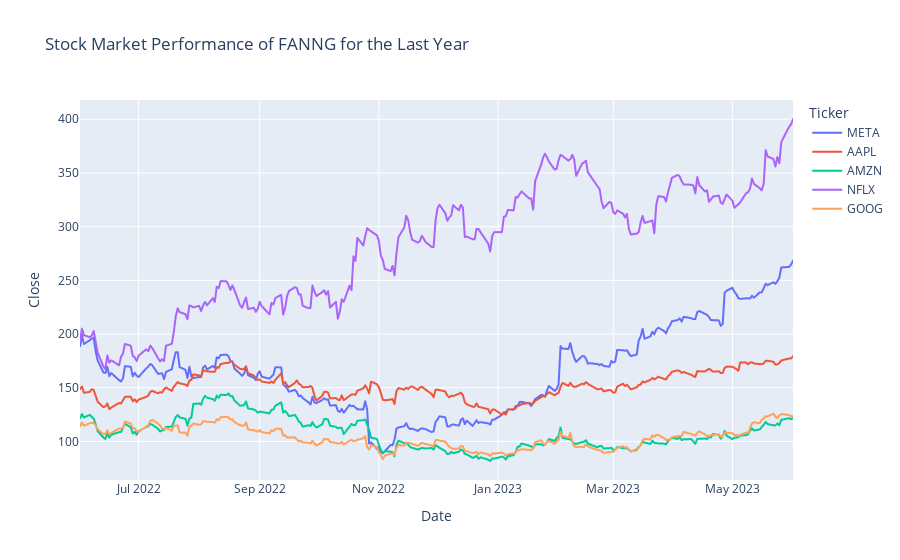

The cell this chart's notebook holds for it:
### Markdown cell above
### Plot Stock Market Performance

### Code cell
# Performance in the Stock Market of all the companies
import plotly.express as px
fig = px.line(df, x='Date',
             y='Close',
             color='Ticker',
             title="Stock Market Performance of FANNG for the Last Year")
fig.show();

### Figure 1 — Plotly figure (JSON) as saved in the notebook; plotly's stock layout.template omitted (floating-point values rounded to 4 significant figures; data arrays with more than 128 entries replaced by an {"elided": "..."} marker saying what was removed)
{"data": [{"hovertemplate": "Ticker=META<br>Date=%{x}<br>Close=%{y}<extra></extra>", "legendgroup": "META", "line": {"color": "#636efa", "dash": "solid"}, "mode": "lines", "name": "META", "showlegend": true, "type": "scattergl", "x": {"elided": "252 str values"}, "xaxis": "x", "y": {"elided": "252 float values"}, "yaxis": "y"}, {"hovertemplate": "Ticker=AAPL<br>Date=%{x}<br>Close=%{y}<extra></extra>", "legendgroup": "AAPL", "line": {"color": "#EF553B", "dash": "solid"}, "mode": "lines", "name": "AAPL", "showlegend": true, "type": "scattergl", "x": {"elided": "252 str values"}, "xaxis": "x", "y": {"elided": "252 float values"}, "yaxis": "y"}, {"hovertemplate": "Ticker=AMZN<br>Date=%{x}<br>Close=%{y}<extra></extra>", "legendgroup": "AMZN", "line": {"color": "#00cc96", "dash": "solid"}, "mode": "lines", "name": "AMZN", "showlegend": true, "type": "scattergl", "x": {"elided": "252 str values"}, "xaxis": "x", "y": {"elided": "252 float values"}, "yaxis": "y"}, {"hovertemplate": "Ticker=NFLX<br>Date=%{x}<br>Close=%{y}<extra></extra>", "legendgroup": "NFLX", "line": {"color": "#ab63fa", "dash": "solid"}, "mode": "lines", "name": "NFLX", "showlegend": true, "type": "scattergl", "x": {"elided": "252 str values"}, "xaxis": "x", "y": {"elided": "252 float values"}, "yaxis": "y"}, {"hovertemplate": "Ticker=GOOG<br>Date=%{x}<br>Close=%{y}<extra></extra>", "legendgroup": "GOOG", "line": {"color": "#FFA15A", "dash": "solid"}, "mode": "lines", "name": "GOOG", "showlegend": true, "type": "scattergl", "x": {"elided": "252 str values"}, "xaxis": "x", "y": {"elided": "252 float values"}, "yaxis": "y"}], "layout": {"legend": {"title": {"text": "Ticker"}, "tracegroupgap": 0}, "title": {"text": "Stock Market Performance of FANNG for the Last Year"}, "xaxis": {"anchor": "y", "domain": [0, 1], "title": {"text": "Date"}}, "yaxis": {"anchor": "x", "domain": [0, 1], "title": {"text": "Close"}}}}
